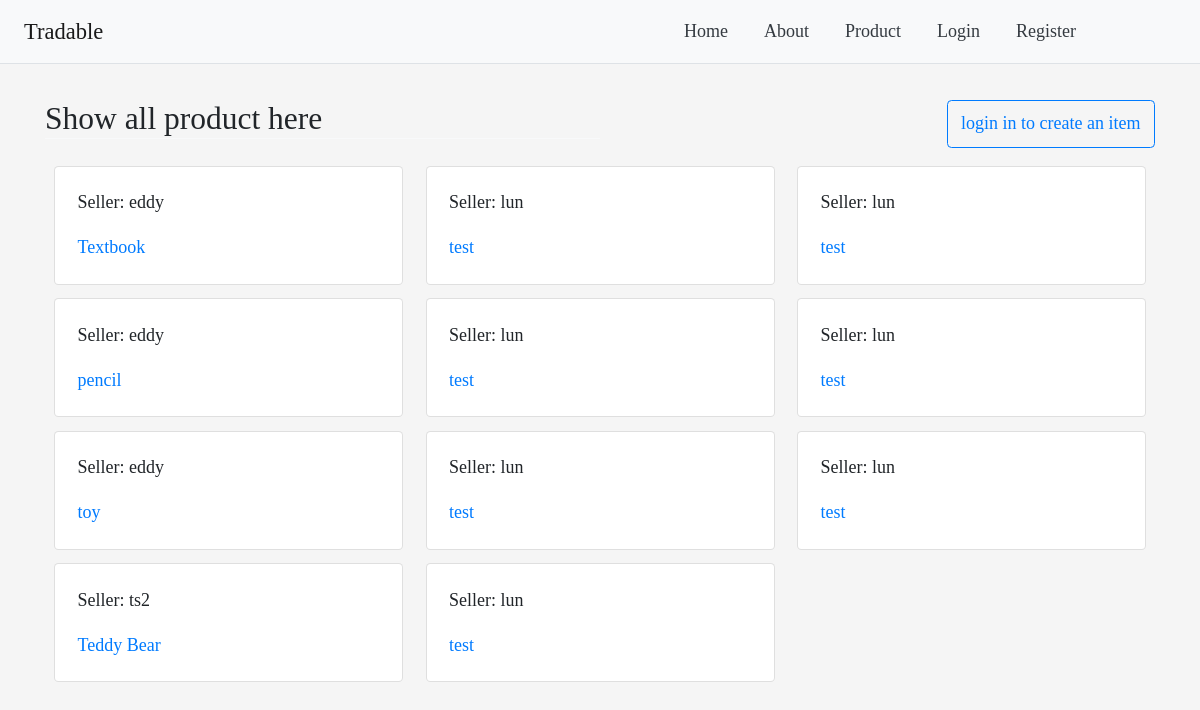
The page /items/list/ on the database as committed earlier.
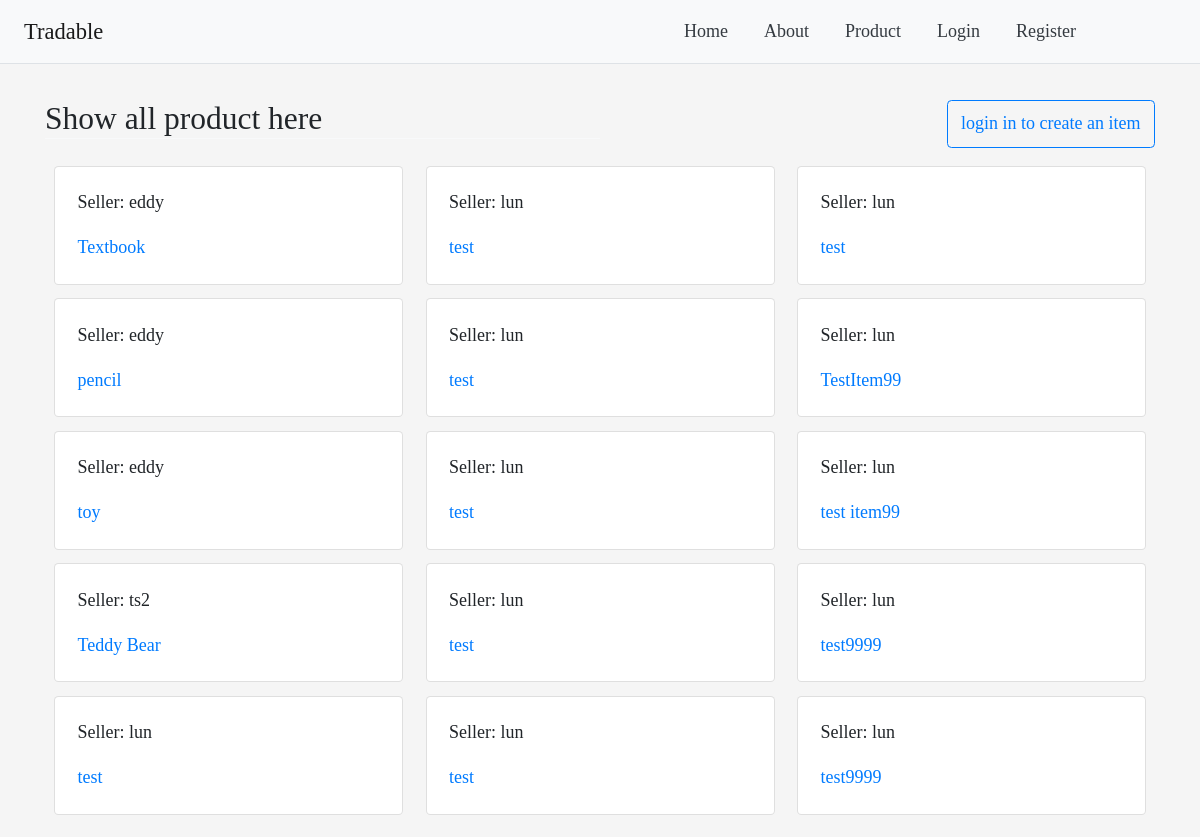
The same page on the database as committed later.
### items/models.py (models this page shows, shortened)
class Item(models.Model):
    name = models.CharField(max_length=100)
    description = models.TextField()
    price = models.DecimalField(decimal_places=2, max_digits=10000)
    condition = models.TextField()
    createdDateTime = models.DateTimeField(default=timezone.now)
    seller = models.ForeignKey(User, on_delete=models.CASCADE)

### items/views.py (the view)
# urls.py: path('list/', item_list_all_view, name='listallitem'),
def item_list_all_view(request):
    querysetOfItem = Item.objects.all()
    context = {
        'list_all_item': querysetOfItem
    }
    return render(request, "item/list_all.html", context)

### items/templates/item/list_all.html
{% extends 'base.html' %}
{% block content %}
    <div>
        <div class="my-2 d-flex">
            <h3 class="border-bottom border-light px-0 col " >Show all product here</h3>
            {% if user.is_authenticated %}
                <a class="col row justify-content-end" href="{% url "createitem" %}"><input class="btn btn-outline-primary" type= 'button' value='Create an item'/></a>
            {% else %}
                <a class="col row justify-content-end" href="{% url "login" %}"><input class="btn btn-outline-primary" type= 'button' value='login in to create an item'/></a>
            {% endif %}
        </div>
        <div class="card-columns bg-l border-light p-2">
            {% for item in list_all_item %}
                <div class="card border-black">
                    <div class="card-body" style="max-width: 18rem;">
                        <p class="card-text">Seller: {{ item.seller }}</a></p>
                        <p class="card-text"><a href="/items/{{item.id}}">{{ item.name }}</a></p>
                    </div>
                </div >
            {% endfor %}
        </div>
    </div>
{% endblock %}

### templates/base.html (shortened to what this page needs)
<!doctype html>
<html lang="en">
<head>
    <link rel="stylesheet" href="https://stackpath.bootstrapcdn.com/bootstrap/4.3.1/css/bootstrap.min.css">
</head>
<body>
    <nav class="p-2 navbar navbar-expand-sm bg-light navbar-light row-1 fixed-top border-bottom box-shadow">
        <a class="mr-0 navbar-brand col-2" href="{% url "home" %}">Tradable</a>
        <div class="collapse navbar-collapse" id="passNavContent">
        <ul class="navbar-nav mx-auto justify-content-end col-10">
            <li class="nav-item"><a class="px-3 nav-link text-dark" href="{% url "home" %}">Home</a></li>
            <li class="nav-item"><a class="px-3 nav-link text-dark" href="{% url "about" %}">About</a></li>
            <li class="nav-item"><a class="px-3 nav-link text-dark " href="{% url "listallitem" %}">Product</a></li>
            {% if user.is_authenticated %}
                <li class="nav-item"><a class="px-3 nav-link text-dark" href="{% url "profile" %}">Profile</a></li>
                <li class="nav-item"><a class="px-3 nav-link text-dark" href="{% url "logout" %}">Logout</a></li>
            {% else %}
                <li class="nav-item"><a class="px-3 nav-link text-dark" href="{% url "login" %}">Login</a></li>
                <li class="nav-item"><a class="px-3 nav-link text-dark" href="{% url "register" %}">Register</a></li>
            {% endif %}
        </ul>
    </nav>
    <div class="container" style="margin-top:100px ">
        {% block content %}
        {% endblock %}
    </div>
</body>
</html>

### templates/base.html (style rules this page uses)
* { font-family: Calibri; font-size: 18px; }
*, *:before, *:after { box-sizing: border-box; }
body { background: whitesmoke; }

Rows that differ between the two databases and show on the page:
added Item: seller "lun", name "TestItem99"
added Item: seller "lun", name "test item99"
added Item: seller "lun", name "test9999"
added Item: seller "lun", name "test9999"
